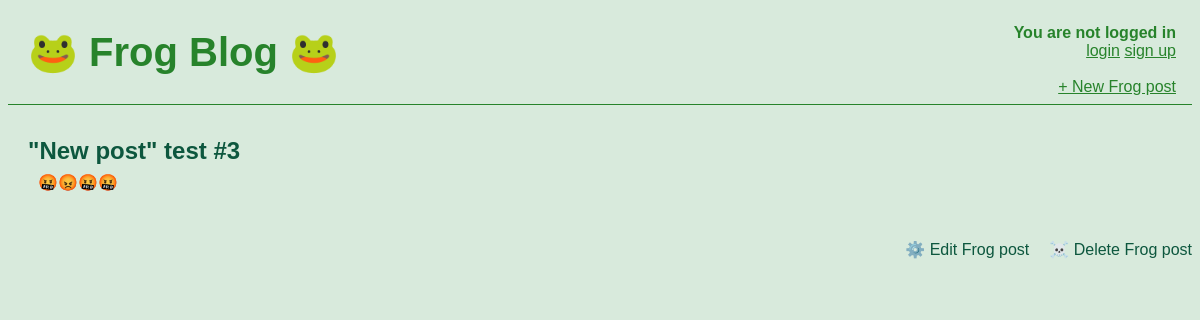
/post/5/, run on an earlier commit of the app's database.
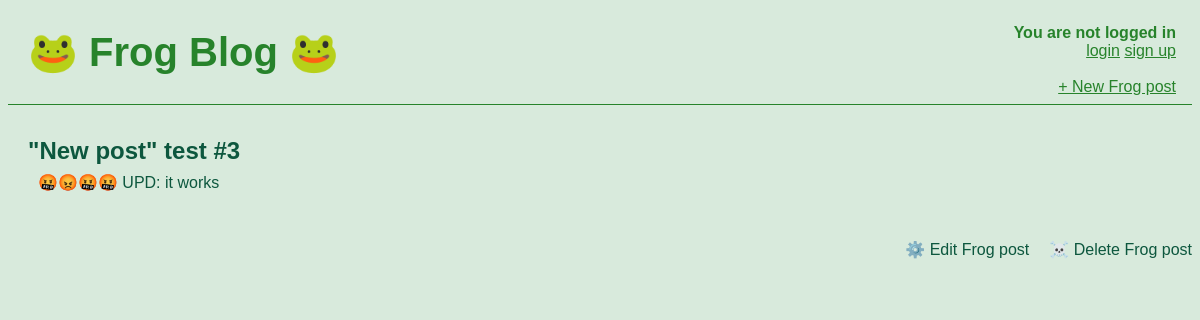
And on a later commit of the database.
### blog/models.py (models this page shows, shortened)
class Post(models.Model):
    title = models.CharField(max_length=200)
    author = models.ForeignKey(
        'auth.User',
        on_delete=models.CASCADE,
        )
    body = models.TextField()

### blog/views.py (the view)
# urls.py: path('post/<int:pk>/', views.BlogDetailView.as_view(), name='post_detail'),
class BlogDetailView(DetailView):
    model = Post
    template_name = 'post_detail.html'

### templates/post_detail.html
{% extends 'base.html' %}
{% block content %}
    <div class='post-entry'>
        <h2>{{object.title}}</h2>
        <p>{{object.body}}</p>
    </div>
    <div class='post-detail-container'>
    <p><a href="{% url 'post_edit' post.pk %}">⚙️ Edit Frog post</a></p>
    <p><a href="{% url 'post_delete' post.pk %}">☠️ Delete Frog post</a></p>
    </div>
{% endblock content%}

What changed in the data, as far as the page shows it:
changed Post "\"New post\" test #3": body "🤬😡🤬🤬" → "🤬😡🤬🤬 UPD: it works"
